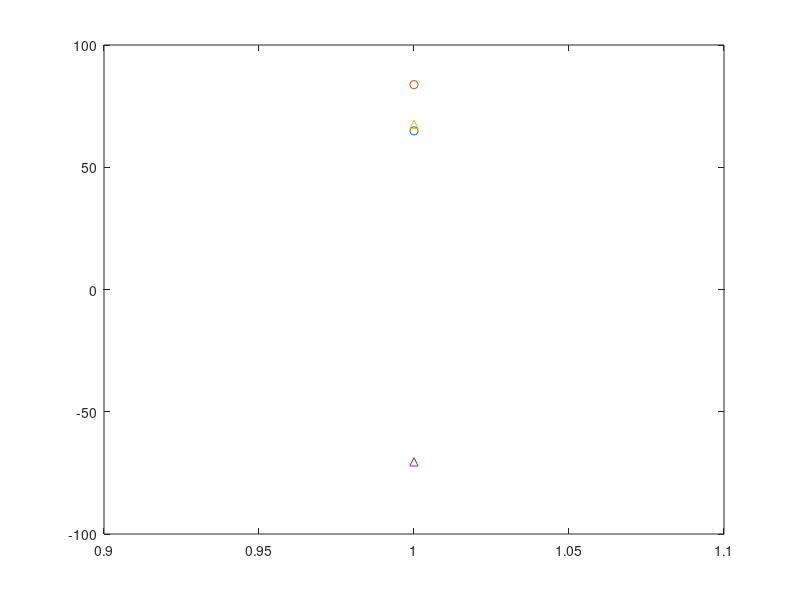

MATLAB code to generate this figure: (Note: this script raises an error after producing the figure.)
% Matlab script used to generate Figure 2a and 2b of the technical report:
%
% "A Study of Pathloss and Shadow Fading Models for mmWaves"
%
% @author Victor Croisfelt Rodrigues
% @author Taufik Abrao
%


%Initialization
close all;
clearvars;

%% Simulation results

%Define the Tx-Rx distance range
d = logspace(0,3,100);

%Define the number of points
nbrOfPoints = 2;

%Prepare to store te simulation results
PL_LoS = zeros(length(d),nbrOfPoints);
PL_NLoS = zeros(length(d),nbrOfPoints);
std_LoS = zeros(length(d),nbrOfPoints);
std_NLoS = zeros(length(d),nbrOfPoints);

%% Simulation
for m = 1:nbrOfPoints
    
    %Extract simulation values
    if m == 1
        
        %LoS PL parameters
        alpha_LoS = 64.88;
        beta_LoS = 16.7;
        
        %LoS SF parameters
        a_LoS = -1.20;
        b_LoS = 1.54;
        
        %NLoS PL parameters
        dbreak_NLoS = 148.2;
        
        alpha_NLoS = 83.8;
        beta1_NLoS = 17.5;
        beta2_NLoS = 119;
        
        %NLoS SF parameters
        a_NLoS = -0.002;
        b1_NLoS = 7.3;
        b2_NLoS = 27.2;
        
    elseif m == 2
        
        %LoS PL parameters
        alpha_LoS = 67.48;
        beta_LoS = 15.5;
        
        %LoS SF parameters
        a_LoS = 2.36;
        
        %NLoS PL parameters
        alpha_NLoS = -70.5;
        beta_NLoS = 90.17;
        
        %NLoS SF parameters
        a_NLoS = 22.69;
        
    end
    
    %Compute the PL LoS
    PL_LoS(:,m) = alpha_LoS + beta_LoS*log10(d);
    
    %Compute the PL NLoS
    if m == 1
        
        for dd = 1:length(d)
            
            if (d(dd) <= dbreak_NLoS)
                
                PL_NLoS(dd,m) = alpha_NLoS+beta1_NLoS*log10(d(dd));
                
            else
                
                PL_NLoS(dd,m) = alpha_NLoS+beta1_NLoS*log10(dbreak_NLoS)+beta2_NLoS*log10(d(dd)/dbreak_NLoS);
                
            end
            
        end
        
    else
        
        PL_NLoS(:,m) = alpha_NLoS + beta_NLoS*log10(d);
        
    end
    
    %Compute the standard deviation for LoS
    if m == 1
        
        std_LoS(:,m) = a_LoS+b_LoS*log10(d);
        
    elseif m == 2
        
        std_LoS(:,m) = a_LoS;
        
    end
    
    %Compute the standard deviation for NLoS
    if m == 1
        
        
        for dd = 1:length(d)
            
            if (d(dd) <= dbreak_NLoS)
                
                std_NLoS(dd,m) = a_NLoS+b1_NLoS*log10(d(dd));
                
            else
                
                std_NLoS(dd,m) = a_NLoS+b1_NLoS*log10(dbreak_NLoS)+b2_NLoS*log10(d(dd)/dbreak_NLoS);
                
            end
            
        end
        
    elseif m == 2
        
        std_NLoS(:,m) = a_NLoS;
        
    end
    
end

%% Plot simulations

%Pathloss models
figure;
box on; hold on;

plot(d(1),PL_LoS(1,1),'o--');
plot(d(1),PL_NLoS(1,1),'o-.');
plot(d(1),PL_LoS(1,2),'^--');
plot(d(1),PL_NLoS(1,2),'^-.');

ax = gca;
ax.ColorOrderIndex = 1;

plot(d,PL_LoS(:,1),'--');
plot(d,PL_NLoS(:,1),'-.');
plot(d,PL_LoS(:,2),'--');
plot(d,PL_NLoS(:,2),'-.');

ax = gca;
ax.ColorOrderIndex = 1;

plot(d(10:10:end),PL_LoS((10:10:end),1),'o');
plot(d(10:10:end),PL_NLoS((10:10:end),1),'o');
plot(d(10:10:end),PL_LoS((10:10:end),2),'^');
plot(d(10:10:end),PL_NLoS((10:10:end),2),'^');

legend('OM: $\mathrm{PL}_{\mathrm{LoS}}$','OM: $\mathrm{PL}_{\mathrm{NLoS}}$','SoM: $\mathrm{PL}_{\mathrm{LoS}}$','SoM: $\mathrm{PL}_{\mathrm{NLoS}}$','Location','NorthWest');

set(gca,'XScale','log');

xlabel('Distance [m]');
ylabel('Pathloss [dB]');

%Shadowing models
figure;
box on; hold on;

plot(d(1),std_LoS(1,1),'o--');
plot(d(1),std_NLoS(1,1),'o-.');
plot(d(1),std_LoS(1,2),'^--');
plot(d(1),std_NLoS(1,2),'^-.');

ax = gca;
ax.ColorOrderIndex = 1;

plot(d,std_LoS(:,1),'--');
plot(d,std_NLoS(:,1),'-.');
plot(d,std_LoS(:,2),'--');
plot(d,std_NLoS(:,2),'-.');

ax = gca;
ax.ColorOrderIndex = 1;

plot(d(10:10:end),std_LoS((10:10:end),1),'o');
plot(d(10:10:end),std_NLoS((10:10:end),1),'o');
plot(d(10:10:end),std_LoS((10:10:end),2),'^');
plot(d(10:10:end),std_NLoS((10:10:end),2),'^');

legend('OM: $\sigma_{\mathrm{LoS}}$','OM: $\sigma_{\mathrm{NLoS}}$','SoM: $\sigma_{\mathrm{LoS}}$','SoM: $\sigma_{\mathrm{NLoS}}$','Location','NorthWest');

set(gca,'XScale','log');

xlabel('Distance [m]');
ylabel('$\sigma$ [dB]');